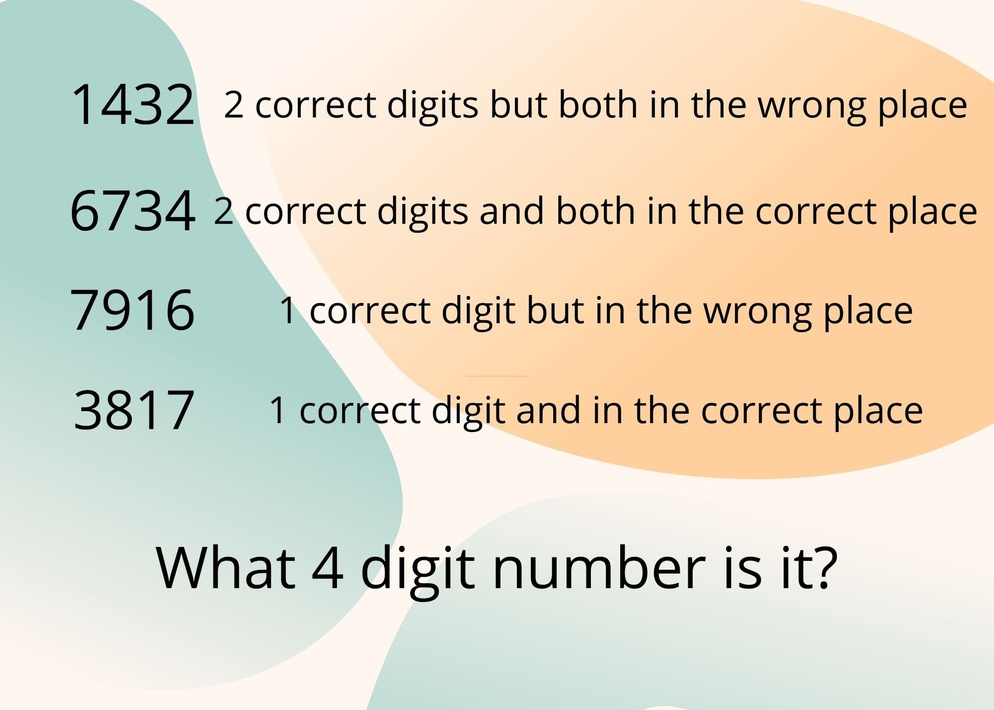
#> input picture 1432.jpg, 994 x 710 px, shrunk from 2000 x 1428 before the run
$ python final.py
#> lines starting #> are read from the running program, lines starting #| are printed output that depends on the picture
from PIL import Image
print ("Oh hi you're awake! I was a bit worried there.")
choice= ['yes','no']
directions= 'Would you like to first go to the safe, the bookcase, exit, or the paintings?\n'
location= ['safe' , 'bookcase', 'painting','exit']
d= ['6824', 'Wheat', 'wheat', 'yellow']
e= ['code','cipher', 'continue']
numbers= Image.open('1432.jpg')
#> numbers is the input picture: PIL image 994x710 RGB; mean R, G, B 223.7, 216.6, 198
ciph= Image.open('Cipher.png')
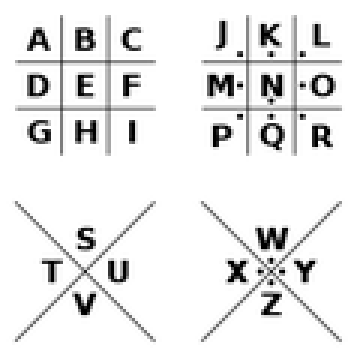
#> input picture Cipher.png, 119 x 119 px, shrunk from 240 x 240 before the run (shown 3 times larger)
#> ciph is the input picture: PIL image 119x119 RGBA; mean R, G, B, A 0, 0, 0, 21.1
pigpen= Image.open('code.png')
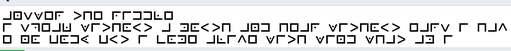
#> input picture code.png, 511 x 51 px, shrunk from 1029 x 103 before the run
#> pigpen is the input picture: PIL image 511x51 RGBA; mean R, G, B, A 223.3, 224.1, 224.6, 255
books=Image.open('books.png')
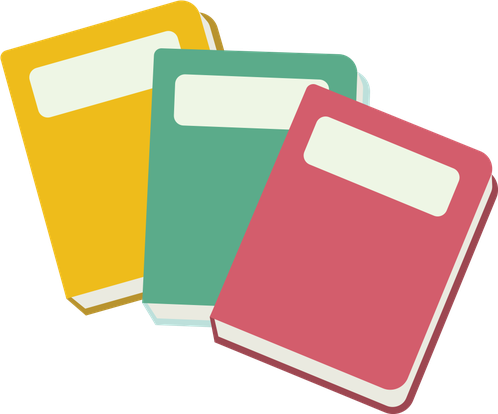
#> input picture books.png, 498 x 414 px, shrunk from 1001 x 832 before the run
#> books is the input picture: PIL image 498x414 RGBA; mean R, G, B, A 125.4, 102.3, 77.6, 159.8
lock=Image.open('lock.png')
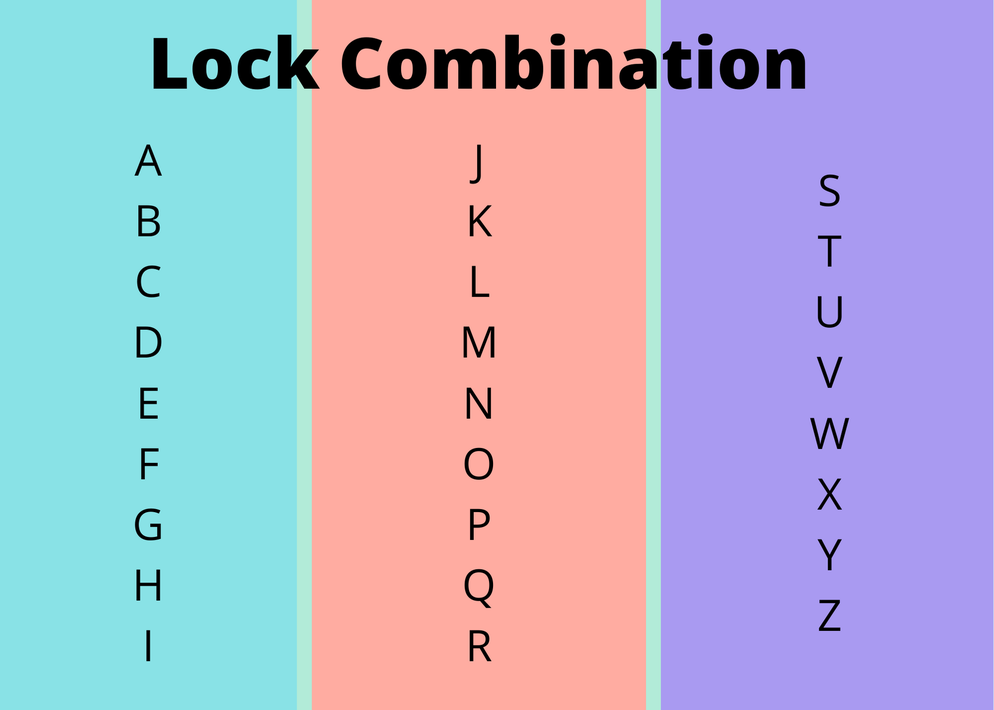
#> input picture lock.png, 994 x 710 px, shrunk from 2000 x 1428 before the run
#> lock is the input picture: PIL image 994x710 RGBA; mean R, G, B, A 182.2, 178.1, 203.6, 255
p=['echo','Echo']
end= ['cmy','CMY']

name= input ('What is your name? \n')
#> the answer given: 1432.jpg
print ('I would say nice to meet you,' + name + ', but we are currently stuck in the basement of a serial killer!')

#> (the run stopped early here; a loop or call above may not have finished)
